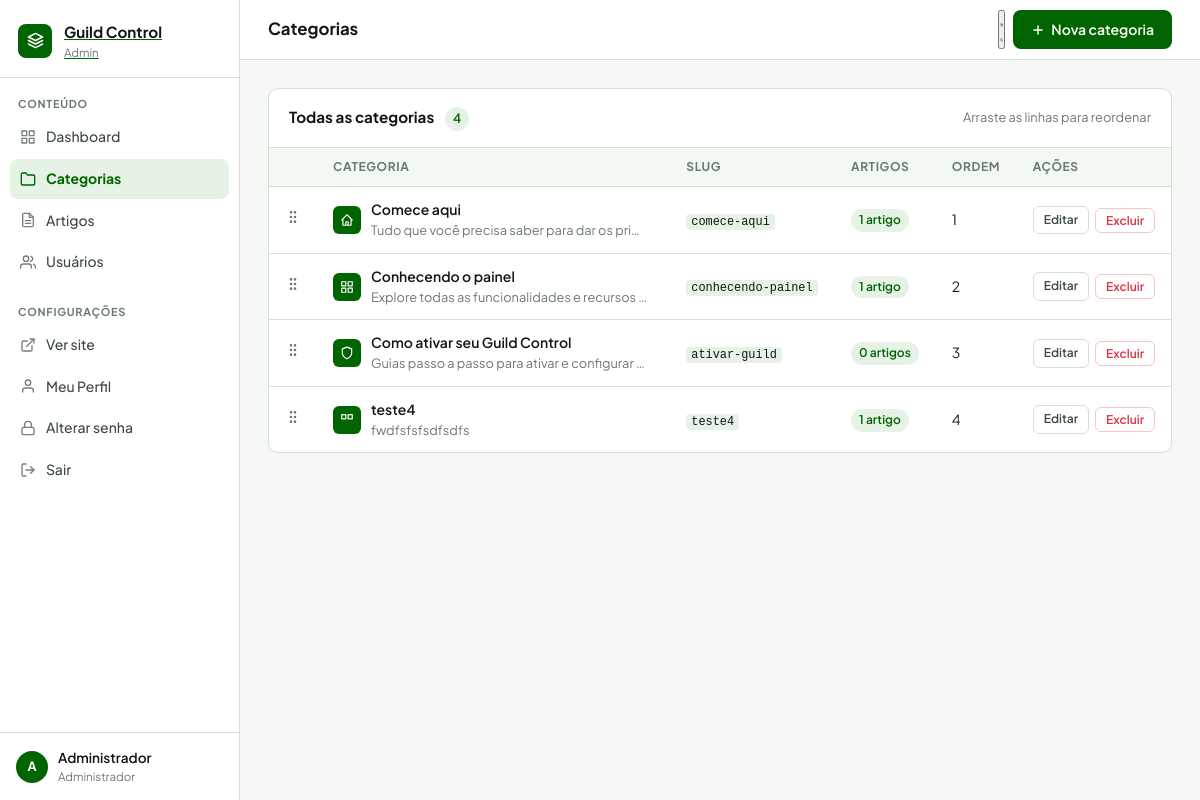
Screenshot of /admin/categories.php (signed in) with the database file from the repository.
### tables this page shows
CREATE TABLE `categories` (
  `id` int(11) NOT NULL,
  `slug` varchar(100) NOT NULL,
  `title` varchar(255) NOT NULL,
  `description` text DEFAULT NULL,
  `icon_svg` text DEFAULT NULL,
  `sort_order` int(11) DEFAULT 0,
  `created_at` timestamp NOT NULL DEFAULT current_timestamp(),
  `updated_at` timestamp NOT NULL DEFAULT current_timestamp() ON UPDATE current_timestamp()
);

### admin/categories.php (the view, shortened to what this page needs)
<?php
$db = getDB();
$categories = $db->query(
    'SELECT c.*, COUNT(a.id) AS article_count
     FROM categories c
     LEFT JOIN articles a ON a.category_id = c.id
     GROUP BY c.id
     ORDER BY c.sort_order ASC, c.created_at ASC'
)->fetchAll();
$topbarActions = '<a href="/admin/category-form.php" class="btn btn-primary">
  <svg width="14" height="14" viewBox="0 0 24 24" fill="none" stroke="currentColor"
       stroke-width="2.5" stroke-linecap="round" stroke-linejoin="round">
    <line x1="12" y1="5" x2="12" y2="19"/><line x1="5" y1="12" x2="19" y2="12"/>
  </svg>
  Nova categoria
</a>';
require __DIR__ . '/_header.php';
?>
<div class="panel">
  <div class="panel-header">
    <h2 class="panel-title">
      Todas as categorias
      <span class="badge" style="margin-left:8px;font-size:.8rem"><?= count($categories) ?></span>
    </h2>
    <span class="text-muted text-sm">Arraste as linhas para reordenar</span>
  </div>
  <?php if (empty($categories)): ?>
    <div class="empty-state">
      <svg viewBox="0 0 24 24" fill="none" stroke="currentColor" stroke-width="1.5"
           stroke-linecap="round" stroke-linejoin="round">
        <path d="M22 19a2 2 0 0 1-2 2H4a2 2 0 0 1-2-2V5a2 2 0 0 1 2-2h5l2 3h9a2 2 0 0 1 2 2z"/>
      </svg>
      <p>Nenhuma categoria cadastrada ainda.</p>
      <a href="/admin/category-form.php" class="btn btn-primary">Criar primeira categoria</a>
    </div>
  <?php else: ?>
    <table class="table">
      <thead>
        <tr>
          <th width="36"></th>
          <th>Categoria</th>
          <th>Slug</th>
          <th>Artigos</th>
          <th>Ordem</th>
          <th width="140">Ações</th>
        </tr>
      </thead>
      <tbody id="sortableBody">
        <?php foreach ($categories as $cat): ?>
        <tr data-id="<?= $cat['id'] ?>">
          <td class="drag-handle" title="Arrastar para reordenar">
          </td>
          <td>
            <div style="display:flex;align-items:center;gap:10px;">
              <div class="cat-thumb">
                <?= $cat['icon_svg'] ?: '<svg viewBox="0 0 24 24" fill="none" stroke="white" stroke-width="2"><rect x="3" y="3" width="7" height="7"/><rect x="14" y="3" width="7" height="7"/></svg>' ?>
              </div>
              <div>
                <div style="font-weight:600"><?= htmlspecialchars($cat['title']) ?></div>
                <div class="text-muted text-sm" style="max-width:280px;overflow:hidden;text-overflow:ellipsis;white-space:nowrap">
                  <?= htmlspecialchars($cat['description'] ?? '') ?>
                </div>
              </div>
            </div>
          </td>
          <td><code><?= htmlspecialchars($cat['slug']) ?></code></td>
          <td>
            <span class="badge"><?= $cat['article_count'] ?> artigo<?= $cat['article_count'] != 1 ? 's' : '' ?></span>
          </td>
          <td><?= $cat['sort_order'] ?></td>
          <td>
            <div class="action-btns">
              <a href="/admin/category-form.php?id=<?= $cat['id'] ?>"
                 class="btn btn-xs btn-outline">Editar</a>
              <form method="POST" style="display:inline"
                    onsubmit="return confirm('Excluir \"<?= htmlspecialchars(addslashes($cat['title'])) ?>\"?\nOs artigos vinculados perderão a categoria.')">
                <button type="submit" class="btn btn-xs btn-danger">Excluir</button>
              </form>
            </div>
          </td>
        </tr>
        <?php endforeach; ?>
      </tbody>
    </table>
  <?php endif; ?>
</div>
<?php
require __DIR__ . '/_footer.php';

### admin/css/admin.css (style rules this page uses)
*, *::before, *::after { box-sizing: border-box; margin: 0; padding: 0; }
:root { --green: #006400; --green-mid: #008000; --green-light: #e6f2e6; --green-pale: #f2f8f2; --green-accent: #00a550; --ink: #111814; --ink-2: #3d4a3f; --ink-3: #6b7a6d; --border: #d4e0d4; --white: #ffffff; --bg: #f4f7f4; --red: #dc3545; --red-light: #fde8ea; --sidebar-w: 240px; --topbar-h: 60px; --radius: 10px; --shadow: 0 1px 4px rgba(0,0,0,.08); --shadow-md: 0 4px 16px rgba(0,0,0,.10); --transition: .18s ease; }
html { scroll-behavior: smooth; }
body { font-family: 'Plus Jakarta Sans', sans-serif; background: var(--bg); color: var(--ink); min-height: 100vh; font-size: 14px; line-height: 1.55; }
a { color: var(--green); text-decoration: none; }
code { font-size: .85em; background: var(--green-light); padding: 1px 5px; border-radius: 4px; }
.panel { background: var(--white); border: 1px solid var(--border); border-radius: var(--radius); margin-bottom: 24px; overflow: hidden; }
.panel-header { display: flex; align-items: center; justify-content: space-between; padding: 16px 20px; border-bottom: 1px solid var(--border); gap: 12px; }
.panel-title { font-size: .95rem; font-weight: 700; color: var(--ink); }
.table { width: 100%; border-collapse: collapse; }
.table th { text-align: left; padding: 10px 16px; font-size: .75rem; font-weight: 700; text-transform: uppercase; letter-spacing: .05em; color: var(--ink-3); border-bottom: 1px solid var(--border); background: var(--green-pale); }
.table td { padding: 12px 16px; border-bottom: 1px solid var(--border); vertical-align: middle; }
.table tr:last-child td { border-bottom: none; }
.drag-handle { cursor: grab; color: var(--ink-3); }
.action-btns { display: flex; gap: 6px; align-items: center; }
.cat-thumb { width: 28px; height: 28px; background: var(--green); border-radius: 6px; display: grid; place-items: center; flex-shrink: 0; }
.cat-thumb svg { width: 14px; }
.badge { display: inline-block; background: var(--green-light); color: var(--green); border-radius: 100px; padding: 2px 8px; font-size: .75rem; font-weight: 600; }
.btn { display: inline-flex; align-items: center; gap: 6px; border: none; border-radius: 8px; padding: 9px 18px; font-family: inherit; font-size: .875rem; font-weight: 600; cursor: pointer; transition: var(--transition); text-decoration: none; white-space: nowrap; }
.btn-primary { background: var(--green); color: var(--white); }
.btn-outline { background: none; border: 1px solid var(--border); color: var(--ink-2); }
.btn-danger { background: none; border: 1px solid #f5c6cb; color: var(--red); }
.btn-xs { padding: 4px 10px; font-size: .75rem; border-radius: 6px; }
.text-muted { color: var(--ink-3); }
.text-sm { font-size: .8rem; }

### rows the page displays
categories: title "Comece aqui", description "Tudo que você precisa saber para dar os pri…", slug "comece-aqui", article_count "1", sort_order "1"
categories: title "Conhecendo o painel", description "Explore todas as funcionalidades e recursos…", slug "conhecendo-painel", article_count "1", sort_order "2"
categories: title "Como ativar seu Guild Control", description "Guias passo a passo para ativar e configurar…", slug "ativar-guild", article_count "0", sort_order "3"
categories: title "teste4", description "fwdfsfsfsdfsdfs", slug "teste4", article_count "1", sort_order "4"

### other values shown
substr($_SESSION['admin_name'] ?? 'A', 0, 1) "A"
$_SESSION['admin_name'] "Administrador"
$pageTitle "Categorias"
count($categories) "4"
